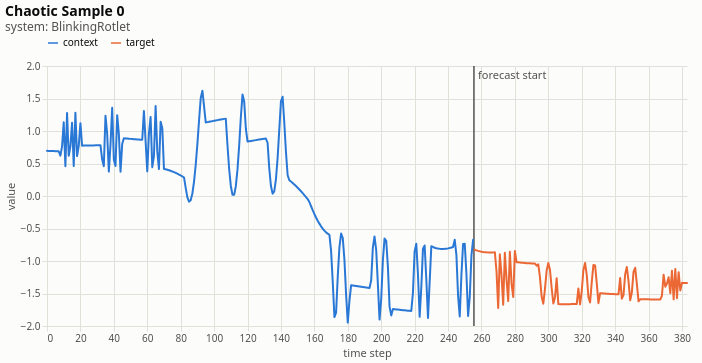

Notebook source saved alongside this figure:
### Code cell
sample_to_plot = 0
plot_sample(samples_chaotic[sample_to_plot], title=f"Chaotic Sample {sample_to_plot}")

### Figure 1 — Vega-Lite specification as saved in the notebook (floating-point values rounded to 4 significant figures; data arrays with more than 128 entries replaced by an {"elided": "..."} marker saying what was removed)
{"config": {"view": {"continuousWidth": 300, "continuousHeight": 300, "stroke": null}, "axis": {"domainColor": "#e1e0d9", "gridColor": "#e1e0d9", "gridWidth": 1, "labelColor": "#52514e", "tickColor": "#e1e0d9", "titleColor": "#52514e", "titleFontWeight": "normal"}, "background": "#fcfcfb", "font": "system-ui, sans-serif", "header": {"labelColor": "#52514e", "titleColor": "#52514e", "titleFontWeight": "normal"}, "legend": {"labelColor": "#0b0b0b"}, "title": {"color": "#0b0b0b", "fontSize": 14, "subtitleColor": "#52514e"}}, "layer": [{"data": {"name": "data-5dbc95b91b1c7f4cc8ac1559b1375011"}, "mark": {"type": "rule", "strokeWidth": 1.5}, "encoding": {"color": {"field": "color", "scale": null, "type": "nominal"}, "tooltip": [{"field": "label", "title": "event", "type": "nominal"}], "x": {"field": "t", "type": "quantitative"}}}, {"data": {"name": "data-9b1877468fb8f81fc53f7577d65e718a"}, "mark": {"type": "point", "clip": false, "filled": true, "opacity": 1, "size": 80, "stroke": "#fcfcfb", "strokeWidth": 2}, "encoding": {"color": {"field": "segment", "legend": {"direction": "horizontal", "orient": "top", "symbolType": "stroke"}, "scale": {"domain": ["context", "target"], "range": ["#2a78d6", "#eb6834"]}, "title": null, "type": "nominal"}, "x": {"field": "t", "scale": {"domain": [0, 383], "nice": false}, "title": "time step", "type": "quantitative"}, "y": {"field": "value", "type": "quantitative"}}, "transform": [{"filter": "datum.spike"}, {"calculate": "'spike'", "as": "segment"}]}, {"data": {"name": "data-9b1877468fb8f81fc53f7577d65e718a"}, "mark": {"type": "line", "clip": false, "strokeCap": "round", "strokeJoin": "round", "strokeWidth": 2}, "encoding": {"color": {"field": "segment", "legend": {"direction": "horizontal", "orient": "top", "symbolType": "stroke"}, "scale": {"domain": ["context", "target"], "range": ["#2a78d6", "#eb6834"]}, "title": null, "type": "nominal"}, "x": {"field": "t", "scale": {"domain": [0, 383], "nice": false}, "title": "time step", "type": "quantitative"}, "y": {"field": "value", "title": "value", "type": "quantitative"}}}, {"data": {"name": "data-9b1877468fb8f81fc53f7577d65e718a"}, "mark": {"type": "rule", "color": "#8a8984", "strokeWidth": 1}, "encoding": {"opacity": {"condition": {"param": "param_2425ffc4a6c0f0b0", "value": 1, "empty": false}, "value": 0}, "x": {"field": "t", "scale": {"domain": [0, 383], "nice": false}, "title": "time step", "type": "quantitative"}}}, {"data": {"name": "data-9b1877468fb8f81fc53f7577d65e718a"}, "mark": {"type": "point", "clip": false, "filled": true, "opacity": 1, "size": 80, "stroke": "#fcfcfb", "strokeWidth": 2}, "encoding": {"color": {"field": "segment", "legend": {"direction": "horizontal", "orient": "top", "symbolType": "stroke"}, "scale": {"domain": ["context", "target"], "range": ["#2a78d6", "#eb6834"]}, "title": null, "type": "nominal"}, "x": {"field": "t", "scale": {"domain": [0, 383], "nice": false}, "title": "time step", "type": "quantitative"}, "y": {"field": "value", "type": "quantitative"}}, "transform": [{"filter": {"param": "param_2425ffc4a6c0f0b0", "empty": false}}]}, {"data": {"name": "data-9b1877468fb8f81fc53f7577d65e718a"}, "mark": {"type": "point", "clip": false, "opacity": 0, "size": 400}, "encoding": {"tooltip": [{"field": "t", "title": "t", "type": "quantitative"}, {"field": "segment", "title": "segment", "type": "nominal"}, {"field": "value", "format": ".3f", "title": "value", "type": "quantitative"}, {"field": "spike", "title": "spike", "type": "nominal"}], "x": {"field": "t", "scale": {"domain": [0, 383], "nice": false}, "title": "time step", "type": "quantitative"}, "y": {"field": "value", "type": "quantitative"}}, "name": "view_76214e14fcf0c7f8_5"}, {"data": {"name": "data-5dbc95b91b1c7f4cc8ac1559b1375011"}, "mark": {"type": "text", "align": "left", "baseline": "top", "dx": 4, "fontSize": 11}, "encoding": {"color": {"field": "color", "scale": null, "type": "nominal"}, "text": {"field": "label", "type": "nominal"}, "x": {"field": "t", "type": "quantitative"}, "y": {"field": "y", "scale": null, "type": "quantitative"}}}], "height": 260, "params": [{"name": "param_2425ffc4a6c0f0b0", "select": {"type": "point", "clear": "pointerout", "fields": ["t"], "nearest": true, "on": "pointerover"}, "views": ["view_76214e14fcf0c7f8_5"]}], "title": {"text": "Chaotic Sample 0", "anchor": "start", "subtitle": "system: BlinkingRotlet"}, "width": 640, "$schema": "https://vega.github.io/schema/vega-lite/v6.4.1.json", "datasets": {"data-5dbc95b91b1c7f4cc8ac1559b1375011": [{"t": 255.5, "label": "forecast start", "color": "#52514e", "y": 4}], "data-9b1877468fb8f81fc53f7577d65e718a": {"elided": "384 records"}}}
